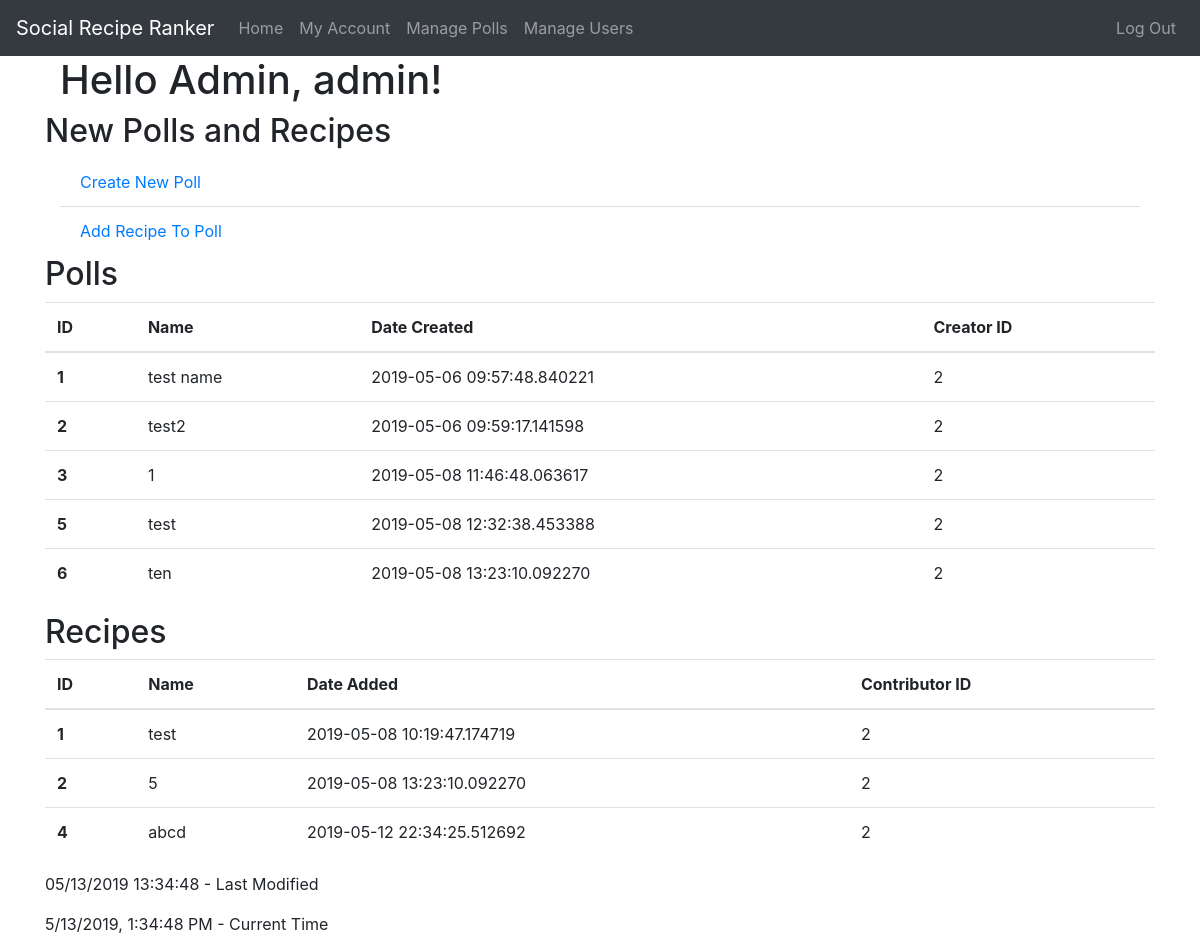
The app's page /manage_polls (signed in), older data.
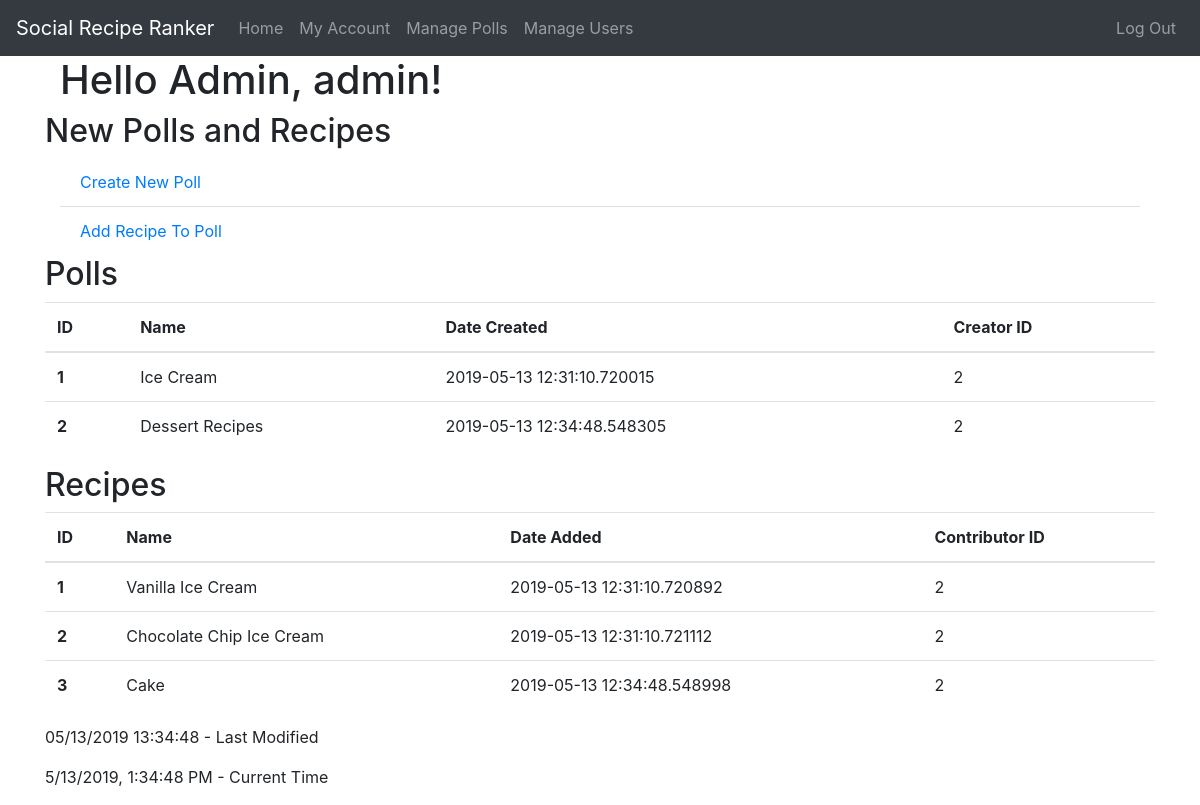
The same page, newer data.
### app/models.py (models this page shows, shortened)
class User(UserMixin, db.Model):
    id = db.Column(db.Integer, primary_key=True)  # not null and unique by default
    username = db.Column(db.String(64), nullable=False, unique=True, index=True)
    email = db.Column(db.String(128), nullable=False, unique=True, index=True)
    password_hash = db.Column(db.String(128), nullable=False)
    date_registered = db.Column(db.DateTime, nullable=False, index=True, default=datetime.utcnow)
    is_admin = db.Column(db.Boolean, nullable=False, default=False)
    polls = db.relationship("Poll", backref='creator', lazy='dynamic')  # dynamic so we can filter the queries later
    recipes = db.relationship("Recipe", backref='contributor', lazy='dynamic')

class Poll(db.Model):
    id = db.Column(db.Integer, primary_key=True)
    name = db.Column(db.String(64), nullable=False, index=True)
    description = db.Column(db.String(256), nullable=True)
    date_created = db.Column(db.DateTime, nullable=False, index=True, default=datetime.utcnow)
    creator_id = db.Column(db.Integer, db.ForeignKey('user.id'), nullable=False)
    recipes = db.relationship("Recipe", backref='poll', lazy='dynamic')

class Recipe(db.Model):
    id = db.Column(db.Integer, primary_key=True)
    name = db.Column(db.String(64), nullable=False, index=True)
    description = db.Column(db.String(256), nullable=True)
    date_added = db.Column(db.DateTime, nullable=False, index=True, default=datetime.utcnow)
    contributor_id = db.Column(db.Integer, db.ForeignKey('user.id'), nullable=False)
    poll_id = db.Column(db.Integer, db.ForeignKey('poll.id'), nullable=False)
    votes_count = db.Column(db.Integer, nullable=False, default=0)

### app/routes.py (the view)
@app.route('/manage_polls')
@login_required
def manage_polls():
    if current_user.is_admin:
        return render_template('manage_polls.html', title='Manage Polls', polls=Poll, recipes=Recipe)
    else:
        abort(403) # error 403 forbidden, no access if not admin

### app/models.py (called while the page is built)
@login_manager.user_loader
def load_user(id):
    return User.query.get(int(id))

### app/templates/manage_polls.html
{% extends "base.html" %}
{% block content %}
<article class="container">
  <header>
    <h1>Hello Admin, {{ current_user.username }}!</h1>
  </header>
  <section class="row">
    <h2>New Polls and Recipes</h2>
    <div class="container">
      <ul class="list-group list-group-flush">
        <li class="list-group-item list-group-item-action"><a href="{{ url_for('add_poll') }}">Create New Poll</a></li>
        <li class="list-group-item list-group-item-action"><a href="{{ url_for('add_recipe') }}">Add Recipe To Poll</a>
        </li>
      </ul>
    </div>
  </section>
  <section class="row">
    <h2>Polls</h2>
    <table class="table table-hover">
      <thead>
        <tr>
          <th scope="col">ID</th>
          <th scope="col">Name</th>
          <th scope="col">Date Created</th>
          <th scope="col">Creator ID</th>
        </tr>
      </thead>
      <tbody>
        {% for p in polls.query.all() %}
        <tr class='clickable-table-row' data-href="{{ url_for('poll', poll_id=p.id) }}">
          <th scope="row">{{ p.id }}</th>
          <td>{{ p.name }}</td>
          <td>{{ p.date_created }}</td>
          <td>{{ p.creator_id }}</td>
        </tr>
        {% endfor %}
      </tbody>
    </table>
  </section>
  <section class="row">
    <h2>Recipes</h2>
    <table class="table table-hover">
      <thead>
        <tr>
          <th scope="col">ID</th>
          <th scope="col">Name</th>
          <th scope="col">Date Added</th>
          <th scope="col">Contributor ID</th>
        </tr>
      </thead>
      <tbody>
        {% for r in recipes.query.all() %}
        <tr class='clickable-table-row' data-href="{{ url_for('recipe', recipe_id=r.id) }}">
          <th scope="row">{{ r.id }}</th>
          <td>{{ r.name }}</td>
          <td>{{ r.date_added }}</td>
          <td>{{ r.contributor_id }}</td>
        </tr>
        {% endfor %}
      </tbody>
    </table>
  </section>
</article>
{% endblock %}

### app/templates/base.html (shortened to what this page needs)
<!DOCTYPE html>
<html lang="en">
<head>
    <link rel="stylesheet" type="text/css" href="/static/css/bootstrap.min.css"/>
    <link rel="stylesheet" type="text/css" href="/static/css/style.css"/>
</head>
<body>
    <nav class="navbar navbar-expand-sm navbar-dark bg-dark">
        <a class="navbar-brand" href="/">Social Recipe Ranker</a>
        <ul class="navbar-nav">
            <li class="nav-item"><a class="nav-link" href="{{ url_for('index') }}">Home</a></li>
            <li class="nav-item"><a class="nav-link" href="{{ url_for('account') }}">My Account</a></li>
            {% if current_user.is_admin %}
            <li class="nav-item"><a class="nav-link" href="{{ url_for('manage_polls') }}">Manage Polls</a></li>
            <li class="nav-item"><a class="nav-link" href="{{ url_for('manage_users') }}">Manage Users</a></li>
            {% else %}
            <li class="nav-item"><a class="nav-link" href="{{ url_for('polls') }}">Polls</a></li>
            {% endif %}
        </ul>
        <ul class="navbar-nav ml-auto">
            {% if current_user.is_anonymous %}
            <li class="nav-item"><a class="nav-link" href="{{ url_for('register') }}">Sign Up</a></li>
            <li class="nav-item"><a class="nav-link" href="{{ url_for('login') }}">Login</a></li>
            {% else %}
            <li class="nav-item"><a class="nav-link" href="{{ url_for('logout') }}">Log Out</a></li>
            {% endif %}
        </ul>
    </nav>
    <div class="container body-content">
            {% block content %}{% endblock %}
            <footer>
                <p id="last_modified">Last Modified</p>
                <p id="current_time">Current Time</p>
            </footer>
    </div>
</body>
</html>

### app/static/css/style.css (style rules this page uses)
table tr[data-href] { cursor: pointer; }

Row changes from the older to the newer data that the page shows:
removed Poll: id "3", name "1", date_created "2019-05-08 11:46:48.063617", creator_id "2"
removed Poll: id "5", name "test", date_created "2019-05-08 12:32:38.453388", creator_id "2"
removed Poll: id "6", name "ten", date_created "2019-05-08 13:23:10.092270", creator_id "2"
removed Recipe: id "4", name "abcd", date_added "2019-05-12 22:34:25.512692", contributor_id "2"
changed Poll id 1: name "test name" → "Ice Cream"; date_created "2019-05-06 09:57:48.840221" → "2019-05-13 12:31:10.720015"
changed Poll id 2: name "test2" → "Dessert Recipes"; date_created "2019-05-06 09:59:17.141598" → "2019-05-13 12:34:48.548305"
changed Recipe id 1: name "test" → "Vanilla Ice Cream"; date_added "2019-05-08 10:19:47.174719" → "2019-05-13 12:31:10.720892"
changed Recipe id 2: name "5" → "Chocolate Chip Ice Cream"; date_added "2019-05-08 13:23:10.092270" → "2019-05-13 12:31:10.721112"
added Recipe: id "3", name "Cake", date_added "2019-05-13 12:34:48.548998", contributor_id "2"
